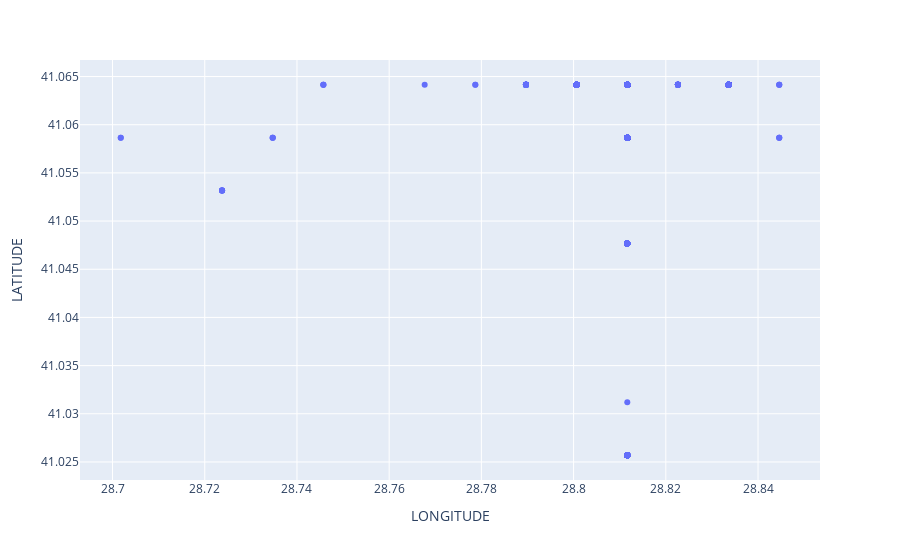

Notebook code for this chart:
### Code cell
import plotly.express as px

# Load the dataset and select the columns of interest
df = pd.read_csv("trafik yoğunluk verisi/traffic_density_202001.csv")
df1 = df[['DATE_TIME', 'LONGITUDE', 'LATITUDE', 'NUMBER_OF_VEHICLES']]

# Filter the data to include only rows with longitude and latitude values within the specified range and number of vehicles greater than 800
df1 = df1[(df1["LONGITUDE"] > 28.139876) & (df1["LONGITUDE"] < 28.9175603) & 
          (df1["LATITUDE"] > 41.00443) & (df1["LATITUDE"] < 41.0658507) &
          (df1.NUMBER_OF_VEHICLES > 800)]

# Create the scatter plot
fig = px.scatter(df1, x='LONGITUDE', y='LATITUDE')

# Show the plot
fig.show()

### Figure 1 — Plotly figure (JSON) as saved in the notebook; plotly's stock layout.template omitted (floating-point values rounded to 4 significant figures; data arrays with more than 128 entries replaced by an {"elided": "..."} marker saying what was removed)
{"data": [{"hovertemplate": "LONGITUDE=%{x}<br>LATITUDE=%{y}<extra></extra>", "legendgroup": "", "marker": {"color": "#636efa", "symbol": "circle"}, "mode": "markers", "name": "", "orientation": "v", "showlegend": false, "type": "scatter", "x": {"elided": "823 float values"}, "xaxis": "x", "y": {"elided": "823 float values"}, "yaxis": "y"}], "layout": {"legend": {"tracegroupgap": 0}, "margin": {"t": 60}, "xaxis": {"anchor": "y", "domain": [0, 1], "title": {"text": "LONGITUDE"}}, "yaxis": {"anchor": "x", "domain": [0, 1], "title": {"text": "LATITUDE"}}}}
